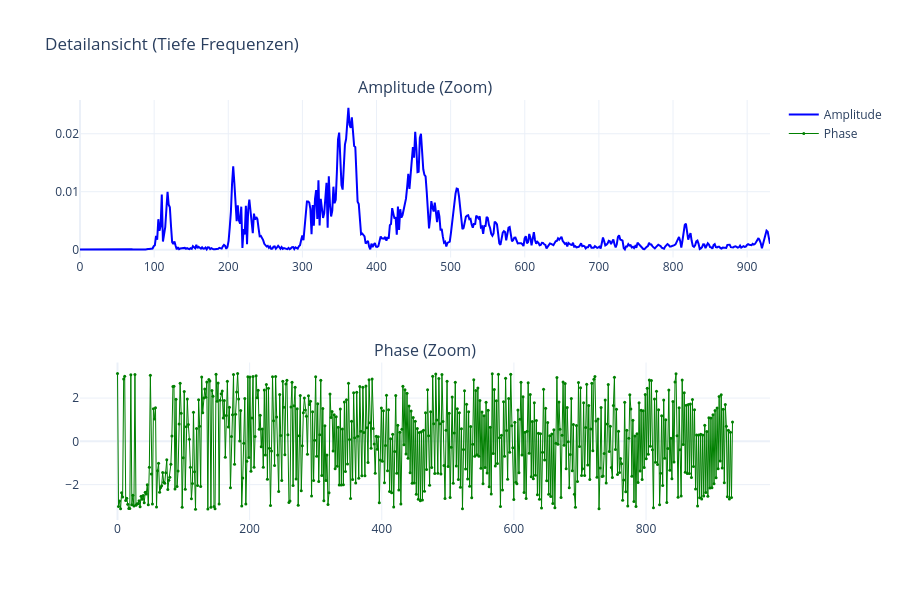

The code cell stored with this chart in its notebook:
### Markdown cell above
## b) Amplitude und Phase (Zoom)

### Code cell
amplitude = np.abs(y_fft)
phase = np.angle(y_fft)

# Zoom in die tiefen Frequenzen (erste 600 Bins)
zoom_idx = 600

fig = make_subplots(rows=2, cols=1, subplot_titles=("Amplitude (Zoom)", "Phase (Zoom)"))
fig.add_trace(
    go.Scatter(
        x=f[:zoom_idx],
        y=amplitude[:zoom_idx],
        name="Amplitude",
        line=dict(color="blue"),
    ),
    row=1,
    col=1,
)
fig.add_trace(
    go.Scatter(
        x=f[:zoom_idx],
        y=phase[:zoom_idx],
        name="Phase",
        mode="markers+lines",
        line=dict(color="green", width=1),
        marker=dict(size=3),
    ),
    row=2,
    col=1,
)
fig.update_layout(
    height=600, title="Detailansicht (Tiefe Frequenzen)", template="plotly_white"
)
fig.show()

### Figure 1 — Plotly figure (JSON) as saved in the notebook; plotly's stock layout.template omitted (floating-point values rounded to 4 significant figures; data arrays with more than 128 entries replaced by an {"elided": "..."} marker saying what was removed)
{"data": [{"line": {"color": "blue"}, "name": "Amplitude", "type": "scatter", "x": {"elided": "600 float values"}, "xaxis": "x", "y": {"elided": "600 float values"}, "yaxis": "y"}, {"line": {"color": "green", "width": 1}, "marker": {"size": 3}, "mode": "markers+lines", "name": "Phase", "type": "scatter", "x": {"elided": "600 float values"}, "xaxis": "x2", "y": {"elided": "600 float values"}, "yaxis": "y2"}], "layout": {"annotations": [{"font": {"size": 16}, "showarrow": false, "text": "Amplitude (Zoom)", "x": 0.5, "xanchor": "center", "xref": "paper", "y": 1, "yanchor": "bottom", "yref": "paper"}, {"font": {"size": 16}, "showarrow": false, "text": "Phase (Zoom)", "x": 0.5, "xanchor": "center", "xref": "paper", "y": 0.375, "yanchor": "bottom", "yref": "paper"}], "height": 600, "title": {"text": "Detailansicht (Tiefe Frequenzen)"}, "xaxis": {"anchor": "y", "domain": [0, 1]}, "xaxis2": {"anchor": "y2", "domain": [0, 1]}, "yaxis": {"anchor": "x", "domain": [0.625, 1]}, "yaxis2": {"anchor": "x2", "domain": [0, 0.375]}}}
